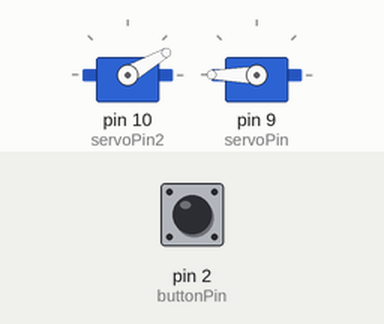
A sketch run on a simulated Arduino Uno, built with avr-gcc and run on an emulated ATmega328P. Parts: 2 × servo. The test bench sets the inputs (shaded band); at power-on: pin 2 (buttonPin) HIGH.

Above: at 2.8 s.
2.9 s: pin 2 (buttonPin) pulled LOW for 1.2 s
At 3.8 s:
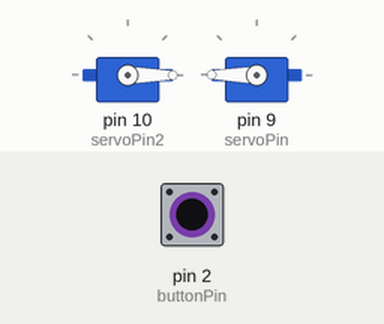
7.5 s: pin 2 (buttonPin) pulled LOW for 3.2 s
At 10.0 s:
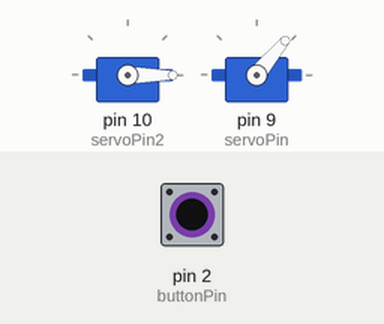
Timing chart, 0 to 13.5 s (numbered marks = the images above; inputs shaded):
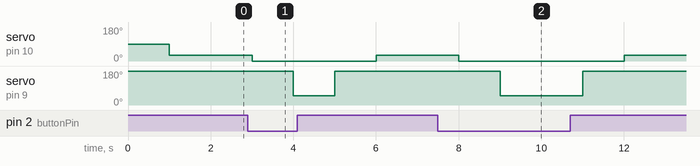

The sketch:

sketch_feb15a.ino
```cpp
#include <Servo.h>
const int buttonPin = 2;
Servo myservo2;
Servo myservo;
#define servoPin2 10
#define servoPin 9
int buttonState = 0;
int angle = 0;
void setup() {
  pinMode(buttonPin, INPUT);
  myservo2.attach(servoPin2);
  myservo.attach(servoPin);
}
void loop() {
  buttonState = digitalRead(buttonPin);

  if (buttonState == LOW) {
    myservo2.write(0);
    delay(1000);
    myservo.write(50);
  } else {
    myservo.write(180);
  delay(1000);
  myservo2.write(30);
  }


}
```

Measured:
- after the input at 2.9 s, servo on pin 10 (servoPin2): 30° → 0° after 0.10 s, → 30° 3.0 s later; servo on pin 9 (servoPin): 180° → 50° after 1.1 s, → 180° 1.0 s later
- after the input at 7.5 s, servo on pin 10 (servoPin2): 30° → 0° after 0.50 s, → 30° 4.0 s later; servo on pin 9 (servoPin): 180° → 50° after 1.5 s, → 180° 2.0 s later
